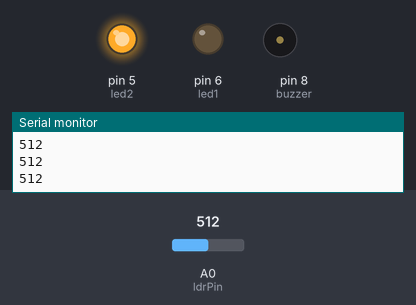
A sketch run on a simulated Arduino Uno, built with avr-gcc and run on an emulated ATmega328P. Parts: output pins drawn as LEDs (lit = HIGH), buzzer (waves = sounding, pin HIGH), the last lines printed to the serial monitor. The inputs (shaded band) are chosen by the test bench; at power-on: A0 (ldrPin) = 512.

Above: at 1.2 s.
1.3 s: A0 (ldrPin) set to 491
At 2.0 s:
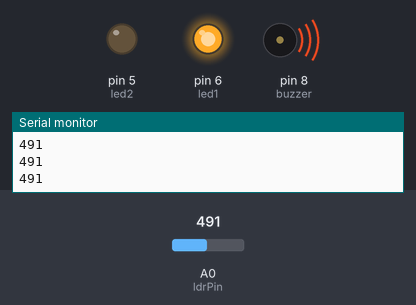
2.9 s: A0 (ldrPin) set to 510
At 3.3 s:
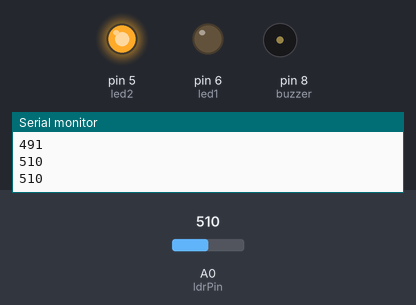
4.5 s: A0 (ldrPin) set to 490
At 5.8 s:
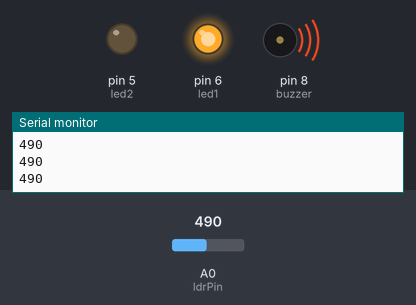
Timing chart, 0 to 7.5 s (numbered marks = the images above; inputs shaded):
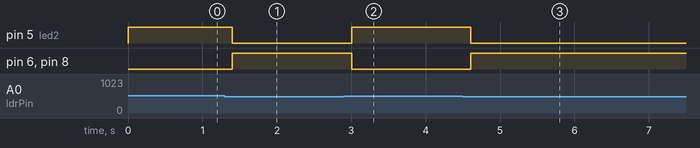

The sketch:

codes.ino
```cpp
int ldrPin = A0;      // LDR connected to analog pin A0
int buzzer = 8;       // Buzzer pin
int led1 = 6;         // First LED
int led2 = 5;         // Second LED

int threshold = 500;  // Light level threshold (adjust if needed)

void setup() {
  pinMode(buzzer, OUTPUT);
  pinMode(led1, OUTPUT);
  pinMode(led2, OUTPUT);

  Serial.begin(9600); // For debugging
}

void loop() {
  int ldrValue = analogRead(ldrPin); // Read light value
  Serial.println(ldrValue);

  if (ldrValue < threshold) {
    // DARK condition
    digitalWrite(led1, HIGH);
    digitalWrite(led2, LOW);
    digitalWrite(buzzer, HIGH);
  }
  else {
    // LIGHT condition
    digitalWrite(led1, LOW);
    digitalWrite(led2, HIGH);
    digitalWrite(buzzer, LOW);
  }

  delay(200);
}
```

Measured:
- the behaviour switches between 500 and 499 on A0 (ldrPin) (found by bisection; images 0 and 1)
- after the input at 1.3 s, pin 5 (led2): HIGH → LOW after 0.10 s; pin 6 (led1), pin 8 (buzzer): LOW → HIGH after 0.10 s
- after the input at 2.9 s, pin 5 (led2): LOW → HIGH after 0.11 s; pin 6 (led1), pin 8 (buzzer): HIGH → LOW after 0.11 s
- after the input at 4.5 s, pin 5 (led2): HIGH → LOW after 0.11 s; pin 6 (led1), pin 8 (buzzer): LOW → HIGH after 0.11 s
